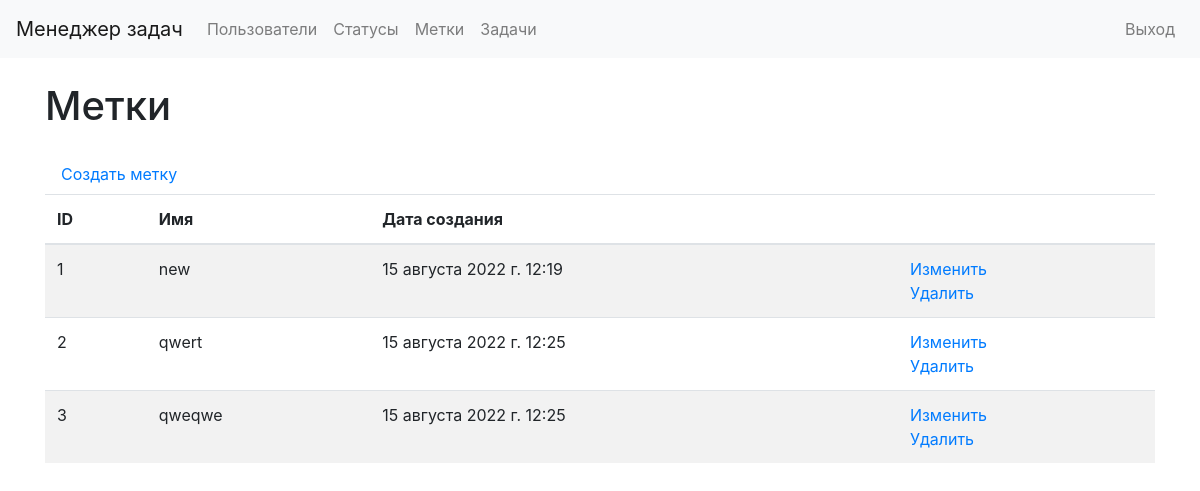
Page /labels/ (signed in) on the committed database.
### task_manager/labels/models.py (models this page shows, shortened)
class Labels(models.Model):
    timestamp = models.DateTimeField(auto_now_add=True)
    name = models.CharField('Имя', max_length=100, unique=True)

### task_manager/labels/views.py (the view, shortened to what this page needs)
# urls.py: path('', views.LabelsPage.as_view(), name='labels'),
class LabelsPage(LoginRequiredMixin, TemplateView):
    template_name = 'labels.html'
    def get(self, request):
        return render(request, self.template_name, context={
            'labels': Labels.objects.all(),
        })

### task_manager/templates/labels.html
{% extends "base.html" %}
{% load i18n %}
{% block content %}
<h1 class="my-4">
    Метки
</h1>
<a class="nav-link" href="/labels/create/">Создать метку</a>
<table class="table table-striped">
    <thead>
    <tr>
        <th>ID</th>
        <th>Имя</th>
        <th>Дата создания</th>
        <th></th>
    </tr>
    </thead>
    <tbody>
    {% for label in labels %}
    <tr>
        <td>{{label.id}}</td>
        <td>{{label.name}}</td>
        <td>{{label.timestamp}}</td>
        <td>
            <a href="/labels/{{label.id}}/update/">Изменить</a>
            <br>
            <a href="/labels/{{label.id}}/delete/">Удалить</a>
        </td>
    </tr>
    {% endfor %}
    {% endblock %}

### rows in the picture
Labels: id "1", name "new", timestamp "15 августа 2022 г. 12:19"
Labels: id "2", name "qwert", timestamp "15 августа 2022 г. 12:25"
Labels: id "3", name "qweqwe", timestamp "15 августа 2022 г. 12:25"
